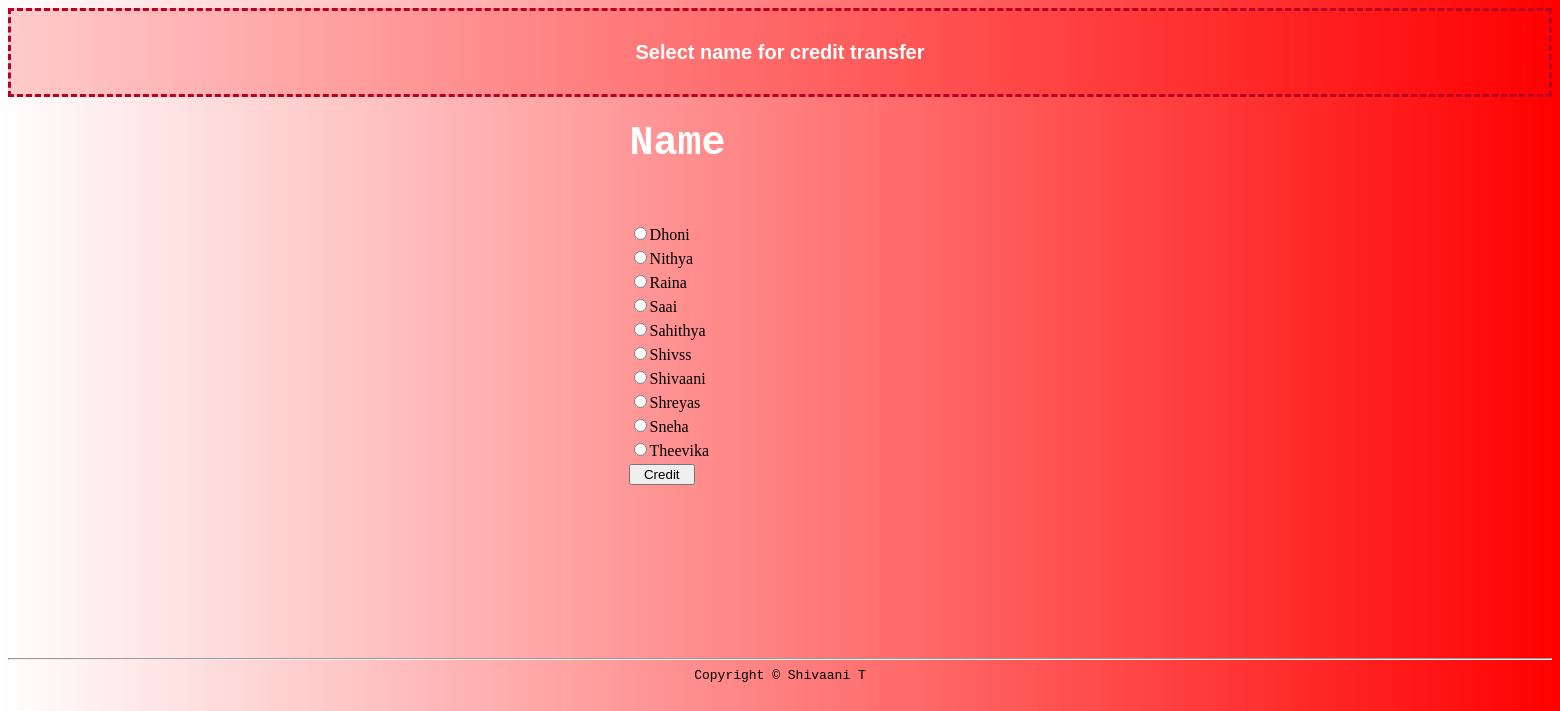
Screenshot of /viewuser.php with the database file from the repository.
### tables this page shows
CREATE TABLE `user1` (
  `name` varchar(15) NOT NULL,
  `email` varchar(25) NOT NULL,
  `credit` varchar(10) NOT NULL
);

### viewuser.php (the view, shortened to what this page needs)
<?php
$con=mysqli_connect('localhost','root','','banking');
$name1=$_SESSION['name'];
$q="select name from user1 where not name='$name1'";
$result=mysqli_query($con,$q);
?>
<html>
<head>
    <link rel="stylesheet" href="style.css">
    </head>
    <body>
    <div>
        <h3>Select name for credit transfer</h3>
        <form action="transfer.php" method="post" style="position: relative; left: 40%;">
       <table>
           <th><h4>Name</h4></th>
           <?php
     while($row = $result->fetch_assoc()) { ?>
   <tr>
       <td > <input type="radio" name="transfer" value="<?php echo $row["name"]; ?>"><?php echo $row["name"]; ?></td>
   </tr>
<?php }
  ?>
       <tr>
           <td><input type="submit" value="  Credit  "></td>
           </tr>
        </table>
        </form>
        </div>
    </body>
    <footer class="page5">
      <hr>
      <code>Copyright &copy Shivaani T</code>
    </footer>
</html>

### style.css (style rules this page uses)
body { background-image:linear-gradient(to right,rgba(255,0,0,0),rgba(255,0,0,1)) }
h4 { color:white; font-family:monospace; padding:1px; font-size:40px; }
h3 { background-color: rgba(255,0,0,0.2); text-align:center; padding:30px; font-family: sans-serif; color:white; font-size:20px; border-style: dashed; border-color: #b50226; }
footer.page5 { margin-top:170px; margin-bottom:10px; text-align:center; }

### rows the page displays
user1: name "Dhoni"
user1: name "Nithya"
user1: name "Raina"
user1: name "Saai"
user1: name "Sahithya"
user1: name "Shivss"
user1: name "Shivaani"
user1: name "Shreyas"
user1: name "Sneha"
user1: name "Theevika"
